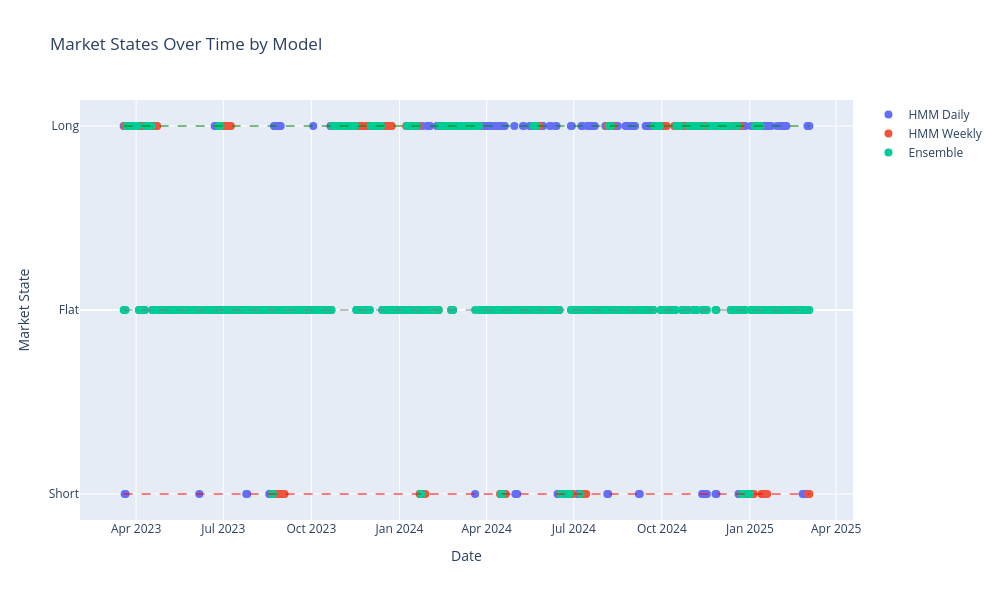

The cell this chart's notebook holds for it:
### Code cell
# Create an interactive time series plot for all columns in the voting table using Plotly
import plotly.graph_objects as go
import pandas as pd

# Convert categorical data to numeric for plotting
numeric_voting_table = pd.DataFrame()
for column in model.voting_table.columns:
    numeric_voting_table[column] = model.voting_table[column].map({'Long': 1, 'Short': -1, 'Flat': 0})

# Create figure
fig = go.Figure()

# Add traces for each column
for column in numeric_voting_table.columns:
    fig.add_trace(go.Scatter(
        x=numeric_voting_table.index,
        y=numeric_voting_table[column],
        mode='markers',  # Use dots instead of lines
        marker=dict(size=8),
        name=column,
        hovertemplate='%{x}<br>%{text}',
        text=[model.voting_table[column][i] for i in numeric_voting_table.index]  # Show original state in hover
    ))

# Add horizontal lines to indicate states
fig.add_shape(type="line", x0=numeric_voting_table.index[0], y0=1, x1=numeric_voting_table.index[-1], y1=1,
              line=dict(color="green", width=1, dash="dash"), name="Long")
fig.add_shape(type="line", x0=numeric_voting_table.index[0], y0=0, x1=numeric_voting_table.index[-1], y1=0,
              line=dict(color="gray", width=1, dash="dash"), name="Flat")
fig.add_shape(type="line", x0=numeric_voting_table.index[0], y0=-1, x1=numeric_voting_table.index[-1], y1=-1,
              line=dict(color="red", width=1, dash="dash"), name="Short")

# Update layout
fig.update_layout(
    title='Market States Over Time by Model',
    xaxis_title='Date',
    yaxis_title='Market State',
    yaxis=dict(
        tickvals=[-1, 0, 1],
        ticktext=['Short', 'Flat', 'Long']
    ),
    hovermode='closest',
    height=600,
    width=1000
)

# Show the plot
fig.show()

### Figure 1 — Plotly figure (JSON) as saved in the notebook; plotly's stock layout.template omitted (floating-point values rounded to 4 significant figures; data arrays with more than 128 entries replaced by an {"elided": "..."} marker saying what was removed)
{"data": [{"hovertemplate": "%{x}<br>%{text}", "marker": {"size": 8}, "mode": "markers", "name": "HMM Daily", "text": {"elided": "717 str values"}, "type": "scatter", "x": {"elided": "717 str values"}, "y": {"elided": "717 int values"}}, {"hovertemplate": "%{x}<br>%{text}", "marker": {"size": 8}, "mode": "markers", "name": "HMM Weekly", "text": {"elided": "717 str values"}, "type": "scatter", "x": {"elided": "717 str values"}, "y": {"elided": "717 int values"}}, {"hovertemplate": "%{x}<br>%{text}", "marker": {"size": 8}, "mode": "markers", "name": "Ensemble", "text": {"elided": "717 str values"}, "type": "scatter", "x": {"elided": "717 str values"}, "y": {"elided": "717 int values"}}], "layout": {"height": 600, "hovermode": "closest", "shapes": [{"line": {"color": "green", "dash": "dash", "width": 1}, "name": "Long", "type": "line", "x0": "2023-03-19T00:00:00", "x1": "2025-03-04T00:00:00", "y0": 1, "y1": 1}, {"line": {"color": "gray", "dash": "dash", "width": 1}, "name": "Flat", "type": "line", "x0": "2023-03-19T00:00:00", "x1": "2025-03-04T00:00:00", "y0": 0, "y1": 0}, {"line": {"color": "red", "dash": "dash", "width": 1}, "name": "Short", "type": "line", "x0": "2023-03-19T00:00:00", "x1": "2025-03-04T00:00:00", "y0": -1, "y1": -1}], "title": {"text": "Market States Over Time by Model"}, "width": 1000, "xaxis": {"title": {"text": "Date"}}, "yaxis": {"ticktext": ["Short", "Flat", "Long"], "tickvals": [-1, 0, 1], "title": {"text": "Market State"}}}}
